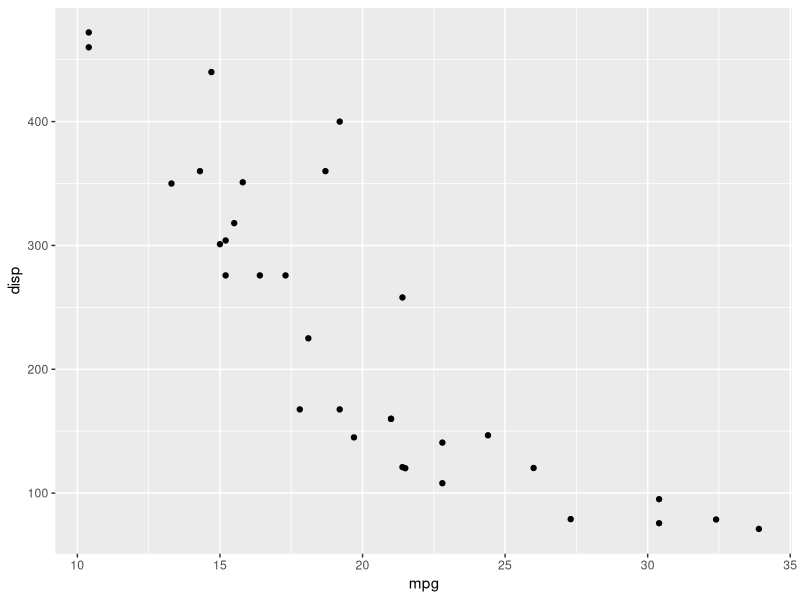
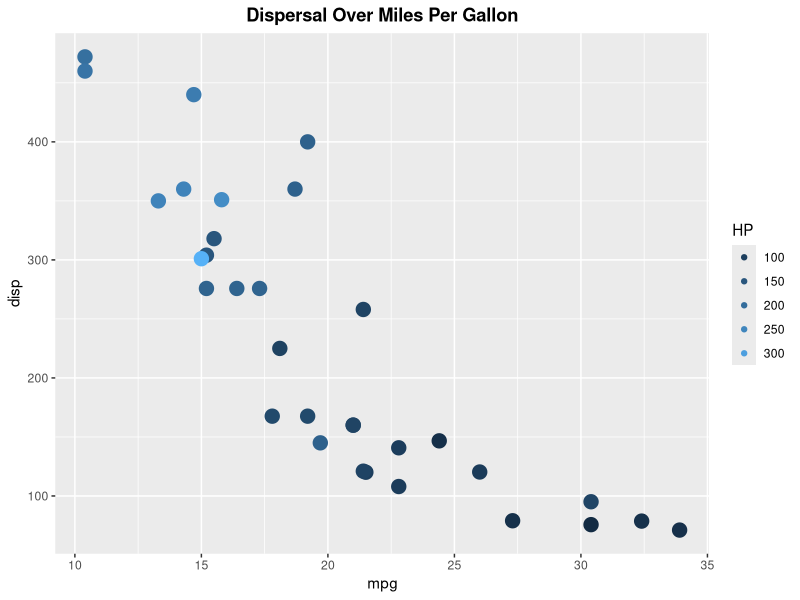

These figures' R source, in order:
## ---- chunk 1
knitr::opts_chunk$set(echo = TRUE)
## ---- chunk 2
library(ggplot2)
workdata<-mtcars
summary(mtcars)

## ---- chunk 3
ggplot(data = workdata, aes(x= mpg, y=disp))+
  geom_point()


## ---- chunk 4
ggplot(data = workdata, aes(x= mpg, y=disp, size = 2, color = hp))+
  geom_point()+ guides(size = FALSE, color = guide_legend(title = "HP"))+
  ggtitle("Dispersal Over Miles Per Gallon") +theme(plot.title = element_text(hjust = 0.5, face = "bold"))

